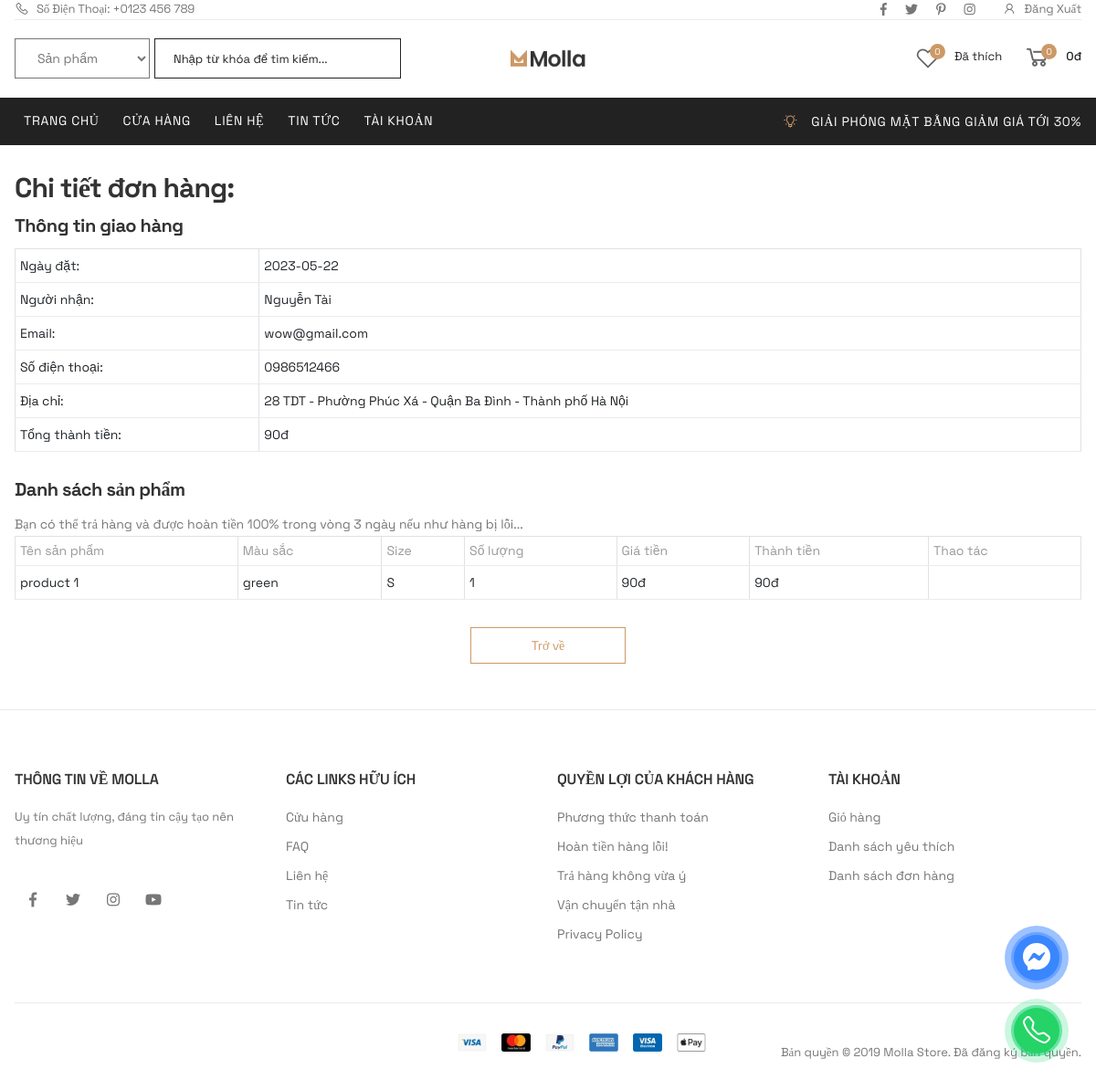
/account/odt/57 (signed in), run on an earlier commit of the app's database.
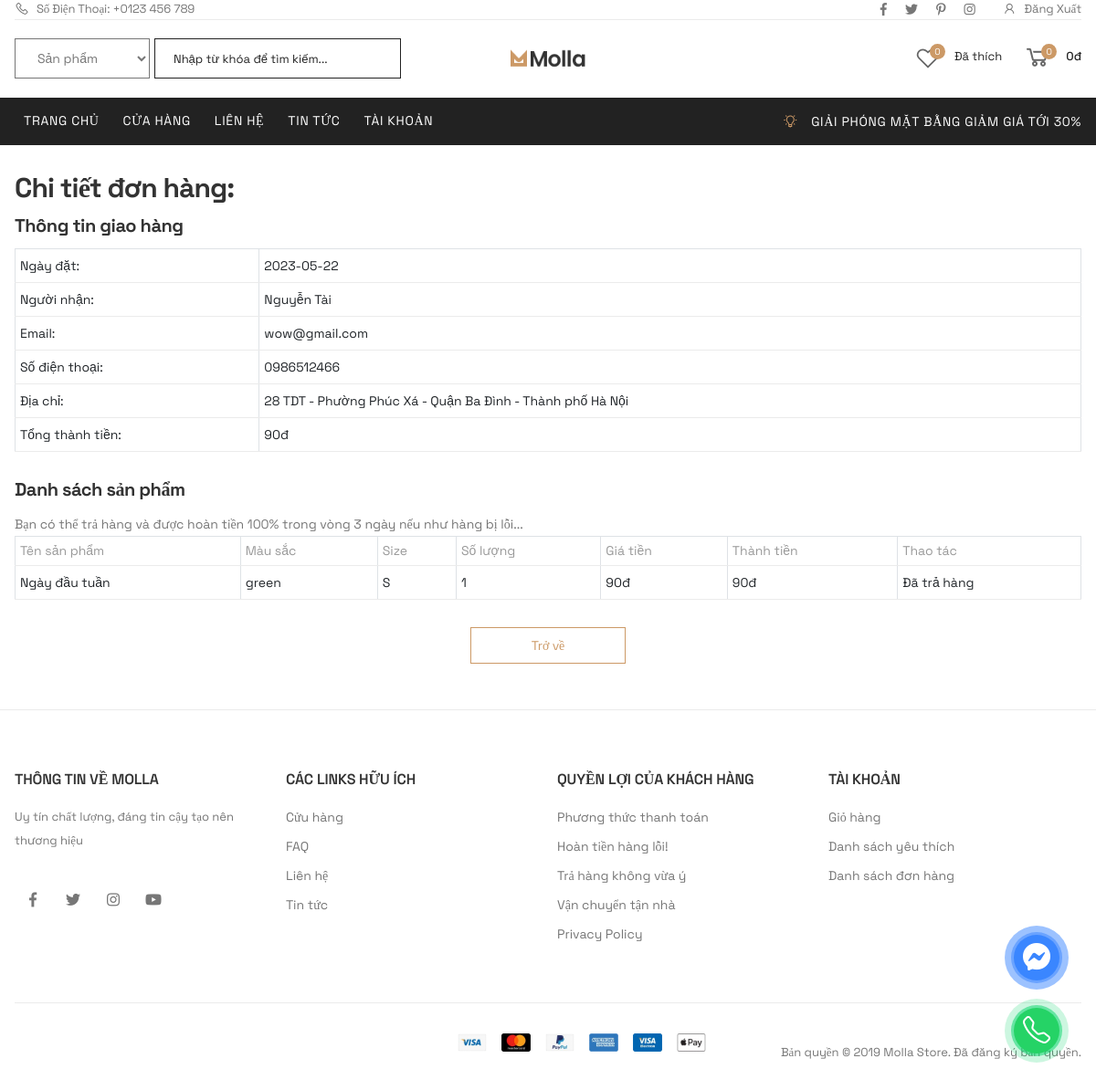
And on a later commit of the database.
### tables this page shows
CREATE TABLE `orders` (
  `orderId` int(11) NOT NULL,
  `userId` int(11) DEFAULT NULL,
  `orderDate` date DEFAULT NULL,
  `receiver` varchar(100) DEFAULT NULL,
  `email` varchar(50) DEFAULT NULL,
  `phone` varchar(50) DEFAULT NULL,
  `province` text DEFAULT NULL,
  `district` text DEFAULT NULL,
  `ward` text DEFAULT NULL,
  `street` text DEFAULT NULL,
  `summary` float DEFAULT NULL,
  `notes` text DEFAULT NULL,
  `status` tinyint(4) DEFAULT 1
);

CREATE TABLE `order_details` (
  `orderId` int(11) NOT NULL,
  `productId` int(11) NOT NULL,
  `optionId` int(11) NOT NULL,
  `price` float DEFAULT NULL,
  `quantity` int(11) DEFAULT NULL,
  `total` float DEFAULT NULL,
  `returned` tinyint(4) DEFAULT 0,
  `return_reason` text DEFAULT NULL,
  `return_image` varchar(50) DEFAULT NULL
);

CREATE TABLE `products` (
  `productId` int(11) NOT NULL,
  `title` varchar(100) DEFAULT NULL,
  `originalPrice` float DEFAULT NULL,
  `currentPrice` float DEFAULT NULL,
  `description` text DEFAULT NULL,
  `salePercent` float DEFAULT NULL,
  `reviewCount` int(11) DEFAULT 0,
  `rating` float DEFAULT 5,
  `categoryId` int(11) DEFAULT NULL,
  `sold` int(11) DEFAULT 0,
  `isShown` tinyint(4) DEFAULT 1,
  `deleted` tinyint(4) DEFAULT 0
);

CREATE TABLE `product_options` (
  `optionId` int(11) NOT NULL,
  `productId` int(11) NOT NULL,
  `size` varchar(10) NOT NULL,
  `color` varchar(10) NOT NULL,
  `quantity` int(11) DEFAULT NULL,
  `deleted` tinyint(4) DEFAULT 0
);

### index.php (called while the page is built, shortened)
<?php
$app = new App();

### core/Connection.php (called while the page is built, shortened)
<?php
    class Connection{
        var $db = null;
        function __construct()
        {
            $dsn = 'mysql:host=localhost;dbname=molla';
            $user = 'root';
            $pass = '';
            try {
                $this->db = new PDO($dsn, $user, $pass, array(PDO::MYSQL_ATTR_INIT_COMMAND => "SET NAMES utf8"));
            } catch (\Throwable $th) {
                echo 'Connect to Database failed';
            }
        }
        public function getAll($select)
        {
            return $this->db->query($select)->fetchAll();
        }
        public function getOne($select)
        {
            $result = $this->db->query($select);
            $result = $result->fetch();
            return $result;
        }
    }

### app/models/OrderModel.php (called while the page is built, shortened)
<?php
class OrderModel
{
    private $db = null;
    public function __construct()
    {
        $this->db = new Connection();
    }
    public function getOrderById($id)
    {
        $select = "SELECT * FROM `orders` WHERE orderId = $id";
        return $this->db->getOne($select);
    }
    public function getOrderDetail($orderId)
    {
        $select = "SELECT * FROM `order_details` WHERE orderId = $orderId";
        return $this->db->getAll($select);
    }
}

### app/models/ProductModel.php (called while the page is built, shortened)
<?php
class ProductModel
{
    private $db = null;
    public function __construct()
    {
        $this->db = new Connection();
    }
    public function getProductById($id, $isAdmin = false)
    {
        $select = "SELECT * FROM products WHERE productId = '$id'";
        return $this->db->getOne($select);
    }
    public function getOptionById($id, $getDeleted = true)
    {
        $select = "SELECT * FROM product_options WHERE optionId = '$id'";
        return $this->db->getOne($select);
    }
}

### app/views/client/pages/order-details.php (the view, shortened to what the rows shown need)
<main class="main">
    <div class="page-content">
        <div class="container">
            <h3 class="mt-3">Chi tiết đơn hàng:</h3>
            <div class="row">
                <div class="col-12">
                    <h5>Thông tin giao hàng</h5>
                    <table class="table table-bordered">
                        <tr>
                            <td class="p-2">Ngày đặt:</td>
                            <td class="p-2"><?= $order['orderDate'] ?></td>
                        </tr>
                        <tr>
                            <td class="p-2">Người nhận:</td>
                            <td class="p-2"><?= $order['receiver'] ?></td>
                        </tr>
                        <tr>
                            <td class="p-2">Email:</td>
                            <td class="p-2"><?= $order['email'] ?></td>
                        </tr>
                        <tr>
                            <td class="p-2">Số điện thoại:</td>
                            <td class="p-2"><?= $order['phone'] ?></td>
                        </tr>
                        <tr>
                            <td class="p-2">Địa chỉ:</td>
                            <td class="p-2"><?= $order['street'] . ' - ' . $order['ward'] . ' - ' . $order['district'] . ' - ' . $order['province'] ?></td>
                        </tr>
                        <tr>
                            <td class="p-2">Tổng thành tiền:</td>
                            <td class="p-2"><?= $order['summary'] ?>đ</td>
                        </tr>
                    </table>
                </div>
                <div class="col-12">
                    <h5>Danh sách sản phẩm</h5>
                    <p>Bạn có thể trả hàng và được hoàn tiền 100% trong vòng 3 ngày nếu như hàng bị lỗi...</p>
                    <table class="table table-bordered">
                        <tr>
                            <th class="p-2">Tên sản phẩm</th>
                            <th class="p-2">Màu sắc</th>
                            <th class="p-2">Size</th>
                            <th class="p-2">Số lượng</th>
                            <th class="p-2">Giá tiền</th>
                            <th class="p-2">Thành tiền</th>
                            <th class="p-2">Thao tác</th>
                        </tr>
                        <?php
                        $productModel = new ProductModel();
                        foreach ($detail as $item) {
                            $product = $productModel->getProductById($item['productId'],true);
                            $option = $productModel->getOptionById($item['optionId']);
                        ?>
                            <tr>
                                <td class="p-2"><?= $product['title'] ?></td>
                                <td class="p-2"><?= $option['color'] ?></td>
                                <td class="p-2"><?= $option['size'] ?></td>
                                <td class="p-2"><?= $item['quantity'] ?></td>
                                <td class="p-2"><?= number_format($item['price']) ?>đ</td>
                                <td class="p-2"><?= number_format($item['total']) ?>đ</td>
                                <td class="p-2">
                                    <?php
                                        if($item['returned'] == 1){
                                            echo "Đã trả hàng";
                                        }
                                    ?>
                                </td>
                            </tr>
                        <?php
                        }
                        ?>
                    </table>
                </div>
            </div>
            <div class="text-center">
                <a href="/account" class="btn btn-outline-primary">Trở về</a>
            </div>
        </div>
    </div>
</main>

What changed in the data, as far as the page shows it:
changed order_details "green": productId.title "product 1" → "Ngày đầu tuần"; now shows "Đã trả hàng"
